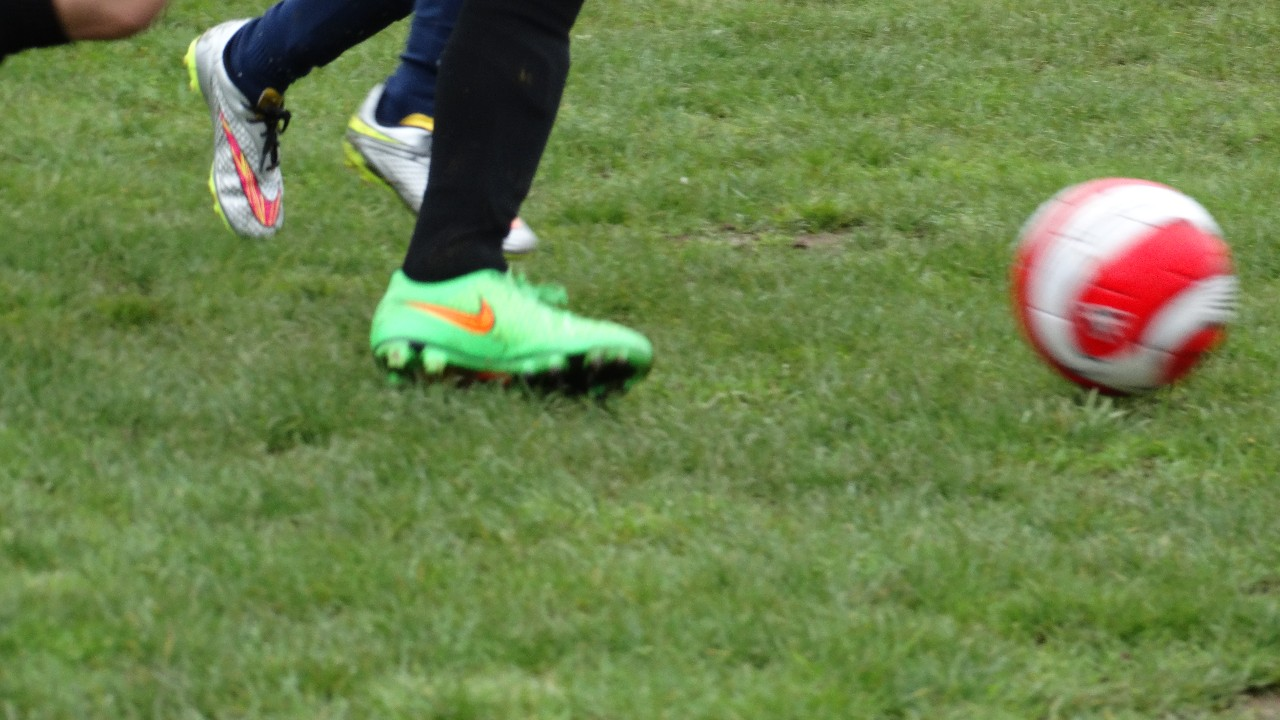
#> input picture production/tests/fixtures/soccer_ball_kick.jpg, 1280 x 720 px
$ python -i shot_classifier.py   (imports and definitions only)
#> lines starting #> are read from the running program, lines starting #| are printed output that depends on the picture; after the words box and inside, x2 and y2 are one past the last pixel; in counts of white or black regions, pixels touching at a corner belong together
#> further down, picture is the input picture: shape (720, 1280, 3); mean B, G, R 74.8, 128.9, 107.9
"""Milestone 31 (Module 4): shot/camera-cut classification.

STANDALONE, part of the same isolated `production/src/cv/` tree introduced
in Milestone 25 -- nothing in `production/src/models`, `production/src/
pipeline`, `production/src/spatial`, `production/src/physics`, or
`production/src/serving` is imported by or imports from this module.

PURPOSE: a lightweight, 2-feature heuristic gate deciding whether a frame
looks like a usable "tactical wide view" (grass-dominated, structurally
edge-rich -- pitch lines, players) before it's worth running the rest of
the CV pipeline (detection, tracking, the Milestone 30 adapter) on it at
all. This is a CHEAP PRE-FILTER, not a scene classifier -- it measures
exactly two signals (green-pixel ratio, Canny edge density) and nothing
about semantic content.

TWO REAL LIMITATIONS THIS HEURISTIC CANNOT SOLVE -- read before assuming a
passing frame is trustworthy:

1. **Replay vs. live.** This heuristic CANNOT distinguish a REPLAY of a
   genuine tactical wide shot from a LIVE tactical wide shot -- the two are
   visually near-identical (same grass, same lines, same player density) by
   the EXACT features this classifier measures. A slow-motion replay of a
   goal looks, to green-ratio and edge-density, like the live moment it
   replays. Distinguishing them requires a different signal entirely (an
   on-screen replay graphic, slow-motion frame-rate detection, or a
   scoreboard/timestamp discontinuity) -- explicitly out of scope here, and
   a candidate for a future ADR if it becomes necessary (e.g. once
   possession-chain timing starts double-counting replayed action as if it
   were new live play).

2. **Zoom changes within an otherwise-valid view.** This heuristic CANNOT
   detect a camera ZOOM change within what still looks like a tactical
   view. A frame can pass this filter (grass-dominated, structured edges)
   while the camera has zoomed in/out from the angle the CURRENT homography
   (`calibration.py`, Milestone 27) was calibrated against -- meaning a
   PASSING frame is NOT a guarantee that the existing calibration is still
   valid. This connects directly to Milestone 27's own documented scope
   note that it "does not yet handle continuous re-calibration across
   panning/zooming feeds": that gap and this classifier's blind spot are
   the SAME underlying problem (no continuous camera-motion awareness), not
   two unrelated limitations that happen to sit in different modules.

ASYMMETRIC COST PRINCIPLE (a design goal for future threshold tuning, not
yet acted on since no real-footage tuning has happened -- see below): a
FALSE NEGATIVE here (skipping a genuinely valid frame) costs exactly one
lost data point. A FALSE POSITIVE (processing a close-up/invalid frame as
if it were a valid tactical view) feeds FABRICATED player positions
directly into `BiomechanicalPitchControl` and DeepHit -- a materially more
expensive mistake, since it corrupts a training/inference sample rather
than merely omitting one. Future threshold tuning on real footage should
deliberately bias toward skipping when uncertain, not toward maximizing
raw classification accuracy symmetrically.

`green_ratio_threshold=0.25` and `min_edge_density=0.05` are UNVALIDATED
GUESSES pending real broadcast footage (SoccerNet NDA access still pending
per Milestone 25) -- consistent with how every other hand-tuned constant in
this project (Kalman Q/R, pitch-control radii, outlier-detection
thresholds) has been flagged as provisional until validated against real
data, not presented as tuned.
"""

import cv2
import numpy as np

# Green hue band in OpenCV's 0-179 H scale (roughly 70-170 degrees on the
# standard 0-360 hue circle) -- grass under broadcast lighting typically
# falls within this band. S/V thresholds are on the NORMALIZED [0, 1]
# scale (raw OpenCV S/V, which are 0-255, divided by 255) -- excludes
# desaturated/very dark pixels (shadow, out-of-focus dark regions) that
# happen to fall in the green hue band without visually reading as grass.
GREEN_HUE_MIN = 35
GREEN_HUE_MAX = 85
GREEN_SATURATION_MIN = 0.2
GREEN_VALUE_MIN = 0.2


def compute_shot_features(image: np.ndarray, canny_low: int = 50, canny_high: int = 150) -> tuple[float, float]:
    """Computes the two raw signals `is_tactical_view` thresholds:
    `(green_ratio, edge_density)`, each a fraction in `[0, 1]`.

    `canny_low`/`canny_high` are exposed as explicit named parameters
    (Canny's hysteresis thresholds), not hidden inside a hardcoded call --
    consistent with this project's practice of never hiding hand-tuned
    constants (Kalman Q/R, pitch-control radii, outlier thresholds, etc.).
    """
#> called with canny_low = 50, canny_high = 150
    hsv = cv2.cvtColor(image, cv2.COLOR_BGR2HSV)
#> hsv: shape (720, 1280, 3); mean H, S, V 49.7, 115.2, 132.7
    hue = hsv[:, :, 0]
    saturation = hsv[:, :, 1].astype(np.float64) / 255.0
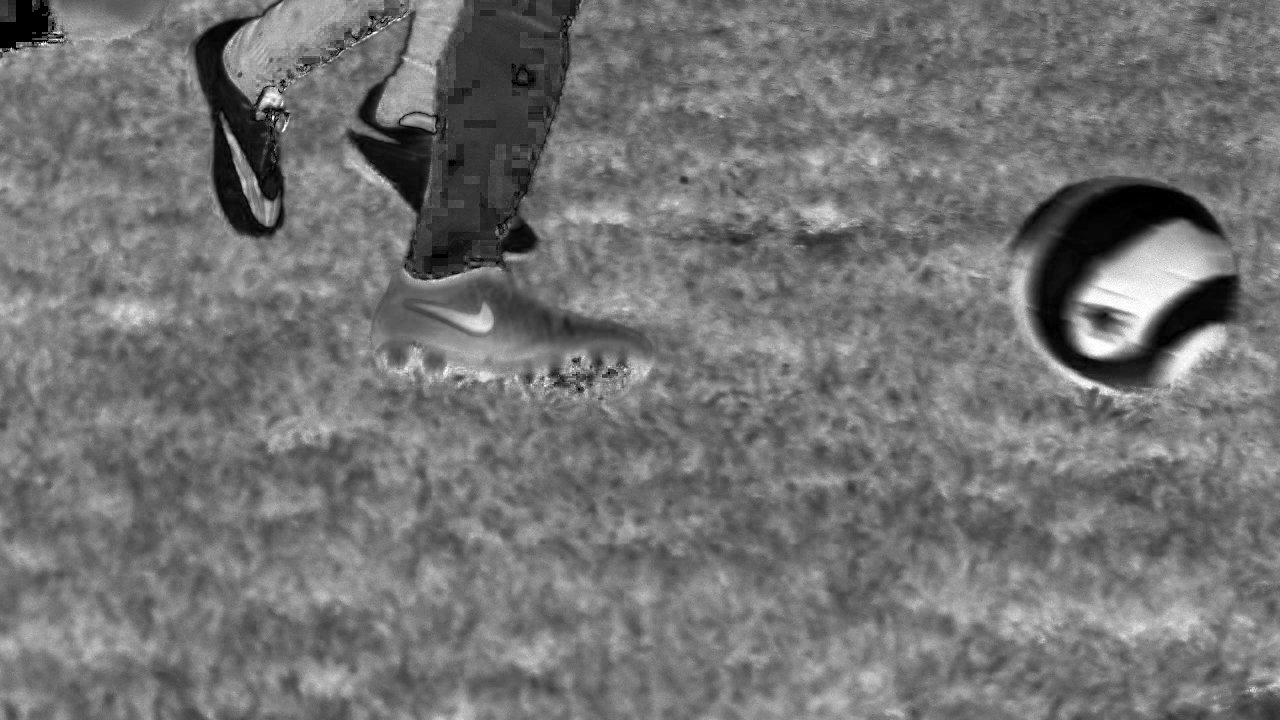
#> saturation: shape (720, 1280) float64; min 0, max 1, mean 0.452
    value = hsv[:, :, 2].astype(np.float64) / 255.0

    green_mask = (
        (hue >= GREEN_HUE_MIN)
        & (hue <= GREEN_HUE_MAX)
        & (saturation > GREEN_SATURATION_MIN)
        & (value > GREEN_VALUE_MIN)
    )
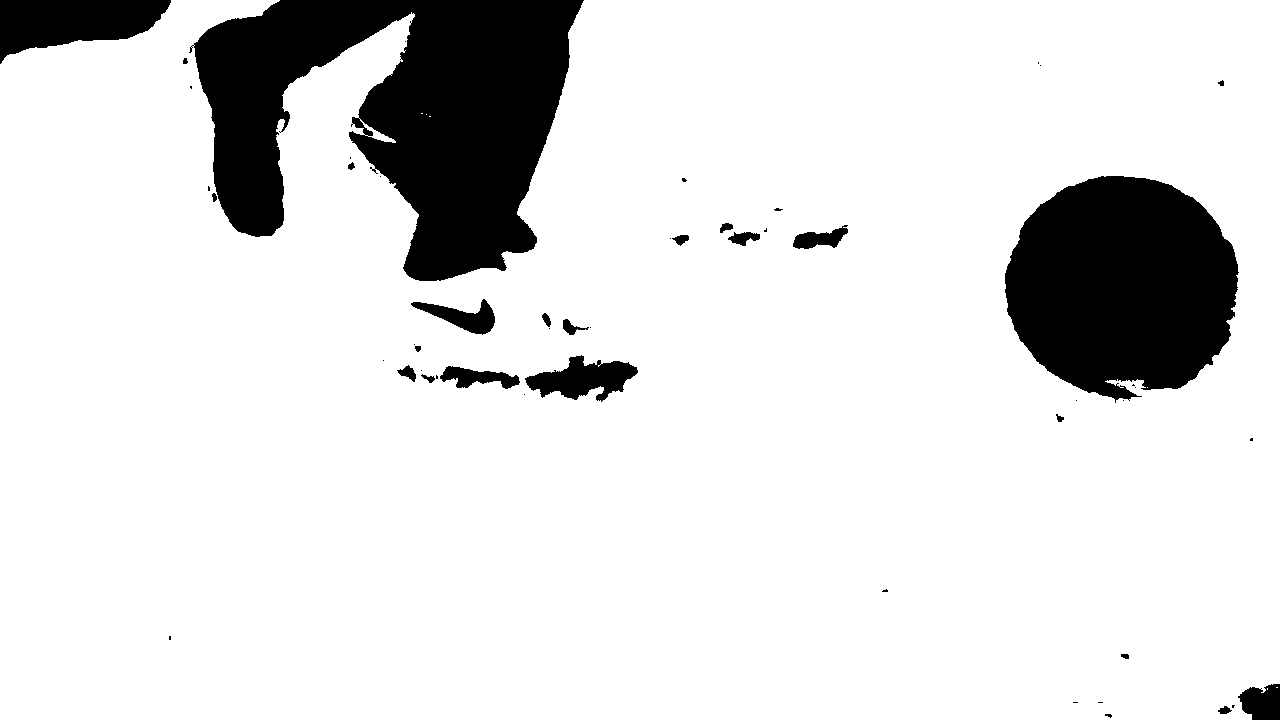
#> green_mask: shape (720, 1280) bool; 87% white; 52 black regions (29 under 20 px), largest, box (x1, y1, x2, y2) and area: (189, 0, 584, 281) 64414, (1005, 176, 1239, 403) 40260, (0, 0, 171, 64) 6904
    green_ratio = float(green_mask.mean())
#> green_ratio = 0.87

    gray = cv2.cvtColor(image, cv2.COLOR_BGR2GRAY)
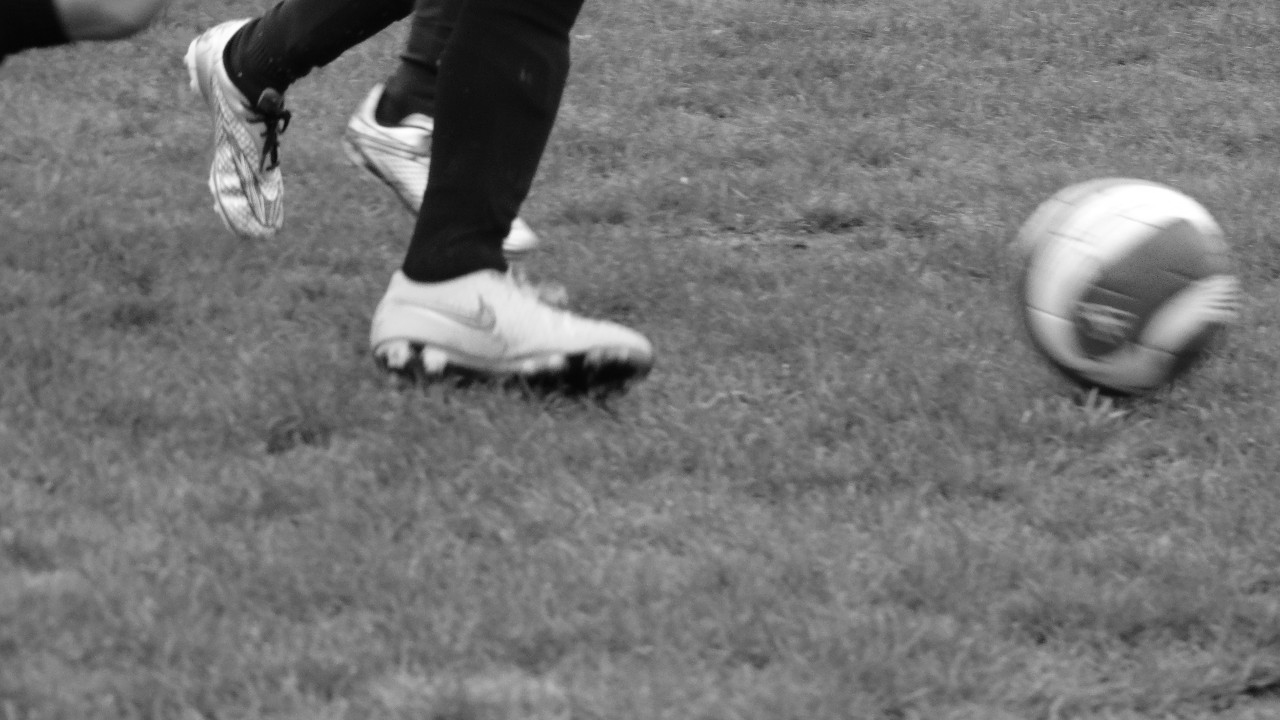
#> gray: shape (720, 1280); min 2, max 255, mean 116.5
    edges = cv2.Canny(gray, canny_low, canny_high)
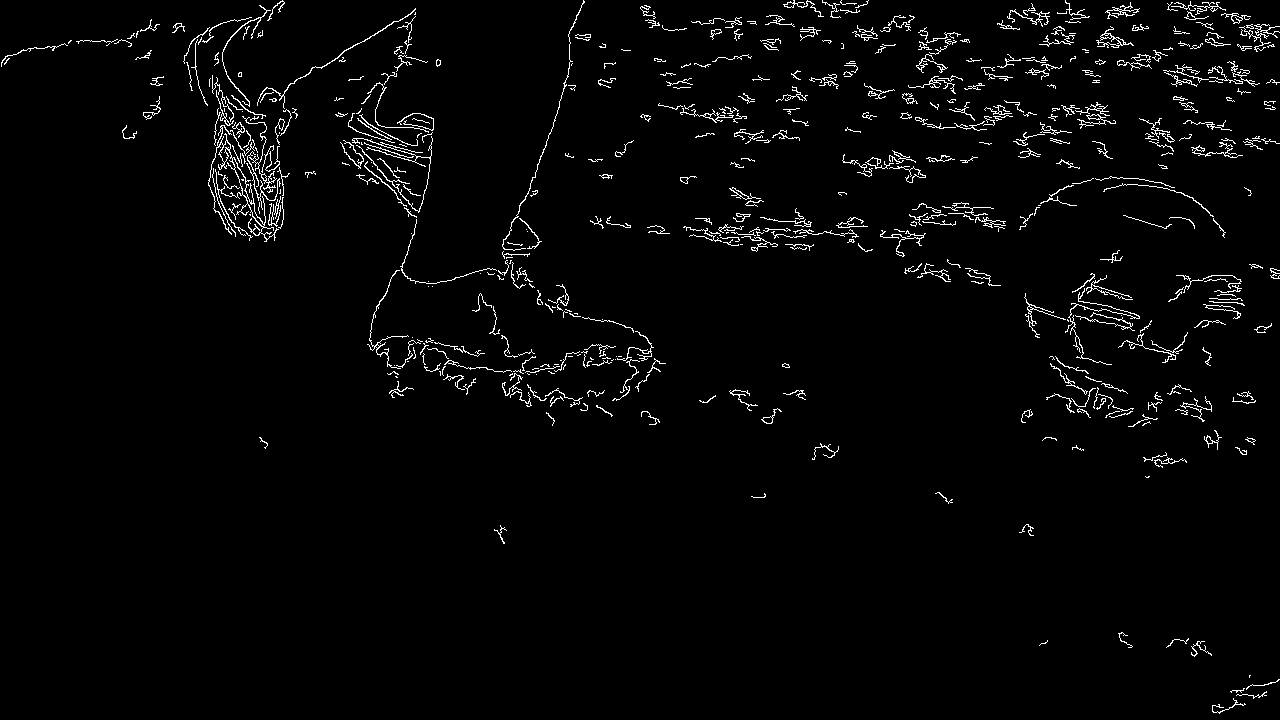
#> edges: shape (720, 1280); 2.5% white in thin lines or dots
    edge_density = float((edges > 0).mean())
#> edge_density = 0.0252

    return green_ratio, edge_density


def is_tactical_view(
    image: np.ndarray,
    green_ratio_threshold: float = 0.25,
    min_edge_density: float = 0.05,
    canny_low: int = 50,
    canny_high: int = 150,
) -> bool:
    """`True` if `image` looks like a usable tactical wide view: BOTH
    `green_ratio > green_ratio_threshold` AND
    `edge_density > min_edge_density`. See this module's docstring for the
    two real limitations this 2-feature heuristic cannot solve (replay-vs-
    live; zoom changes within an otherwise-valid view) and the asymmetric
    cost principle that should guide future threshold tuning on real
    footage.
    """
    green_ratio, edge_density = compute_shot_features(image, canny_low=canny_low, canny_high=canny_high)
    return green_ratio > green_ratio_threshold and edge_density > min_edge_density

>>> import cv2
>>> picture = cv2.imread('../../tests/fixtures/soccer_ball_kick.jpg')
>>> result = compute_shot_features(picture)
#> result = (0.87, 0.0252)
